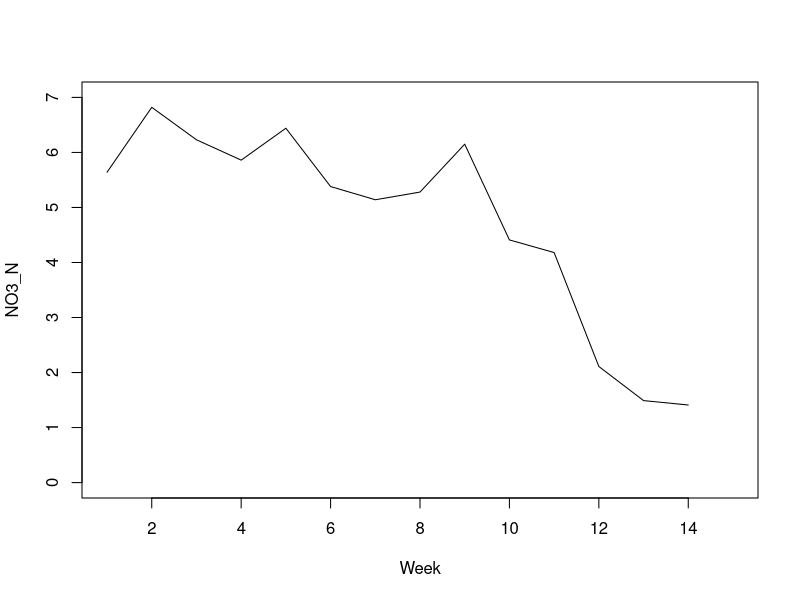
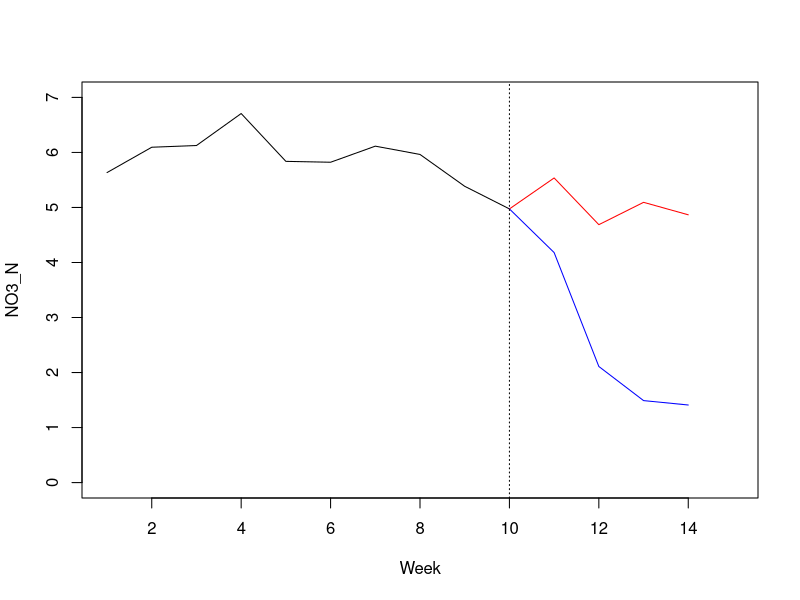
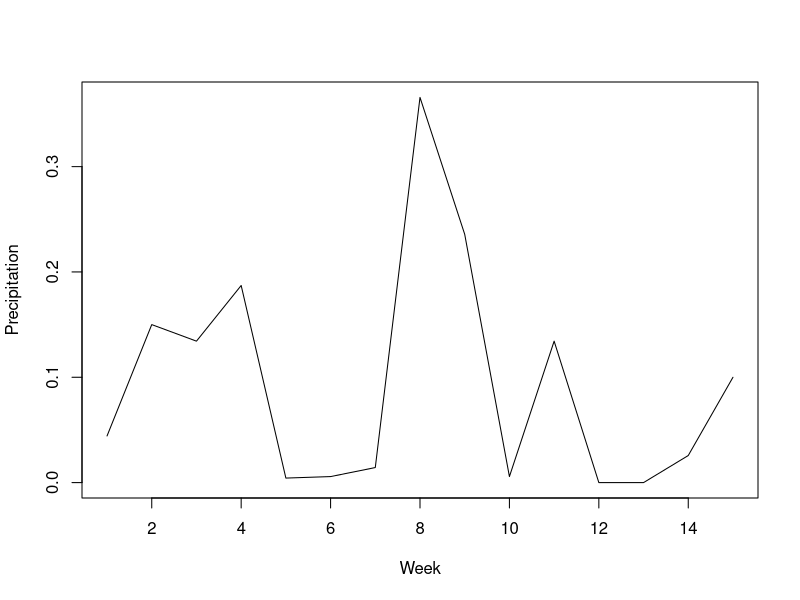

The R source for these figures, in order:
## ---- chunk 1
knitr::opts_chunk$set(echo = FALSE)

library(tidyverse)
library(lubridate)
library(forecast)
## ---- chunk 2
data <- read_csv("Data/combined_data_clean2.csv") %>%
  mutate(Week=week(Date)) %>%
  mutate(Year=year(Date)) %>%
  filter(Year==2021) %>%
  filter(Watershed=="Bear Creek") %>%
  group_by(Week) %>%
  summarize(NO3_N=mean(NO3_N))

rain <- read_csv("Data/watershed_rain_data.csv") %>%
  mutate(Week=week(Date)) %>%
  mutate(Year=year(Date)) %>%
  filter(Year==2021) %>%
  group_by(Week) %>%
  summarize(Rain=mean(`Bear Creek`)) %>%
  filter(Week > 17)

data <- data$NO3_N
rain <- rain$Rain
## ---- chunk 3
plot(data, xlim=c(1, 15), ylim=c(0, 7), type="l", xlab="Week", ylab="NO3_N")
## ---- chunk 4
fit <- Arima(y=data[1:10], xreg=rain[1:10], order=c(1,1,0), seasonal=F)
plot(fitted(fit), xlim=c(1, 15), ylim=c(0, 7), xlab="Week", ylab="NO3_N")
pred <- c(fitted(fit)[10], predict(fit, n.ahead=4, newxreg=rain[11:14])$pred)
lines(x=10:14, y=pred, col="red")
lines(x=10:14, y=c(fitted(fit)[10], data[11:14]), col="blue")
abline(v=10, lty=3)
## ---- chunk 5
plot(rain[1:15], type="l", xlab="Week", ylab="Precipitation")
